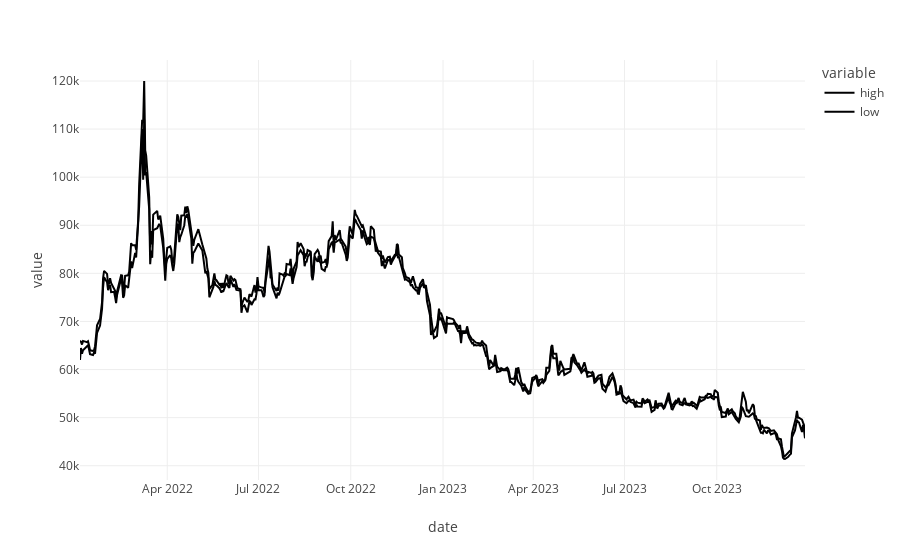

Source (notebook cell):
### Code cell
import plotly.express as px

df_temp = df.loc[1543]
fig = px.line(df_temp, x=df_temp.index, y=["high", "low"])
print(type(fig))
fig.show()

### Figure 1 — Plotly figure (JSON) as saved in the notebook; plotly's stock layout.template omitted (floating-point values rounded to 4 significant figures; data arrays with more than 128 entries replaced by an {"elided": "..."} marker saying what was removed)
{"data": [{"hovertemplate": "variable=high<br>date=%{x}<br>value=%{y}<extra></extra>", "legendgroup": "high", "line": {"color": "#000001", "dash": "solid"}, "marker": {"symbol": "circle"}, "mode": "lines", "name": "high", "orientation": "v", "showlegend": true, "type": "scatter", "x": {"elided": "489 str values"}, "xaxis": "x", "y": {"elided": "489 int values"}, "yaxis": "y"}, {"hovertemplate": "variable=low<br>date=%{x}<br>value=%{y}<extra></extra>", "legendgroup": "low", "line": {"color": "#000002", "dash": "solid"}, "marker": {"symbol": "circle"}, "mode": "lines", "name": "low", "orientation": "v", "showlegend": true, "type": "scatter", "x": {"elided": "489 str values"}, "xaxis": "x", "y": {"elided": "489 int values"}, "yaxis": "y"}], "layout": {"legend": {"title": {"text": "variable"}, "tracegroupgap": 0}, "margin": {"t": 60}, "xaxis": {"anchor": "y", "domain": [0, 1], "title": {"text": "date"}}, "yaxis": {"anchor": "x", "domain": [0, 1], "title": {"text": "value"}}}}
